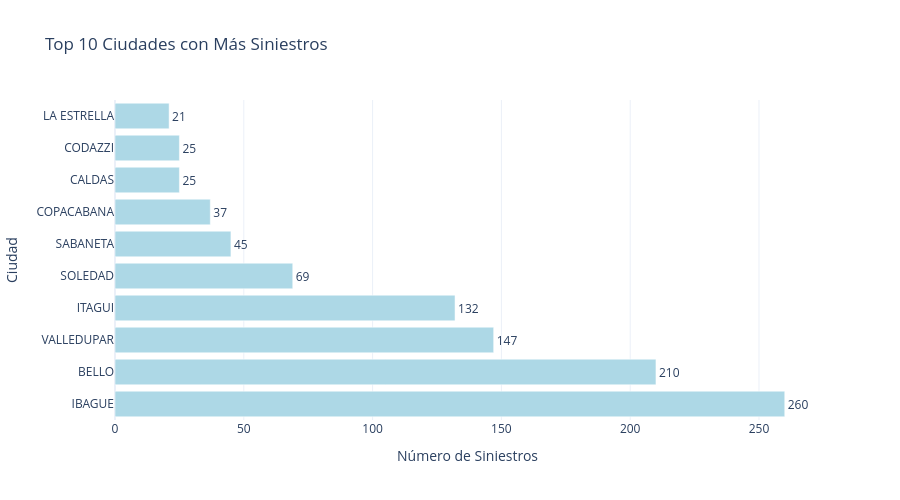

The cell this chart's notebook holds for it:
### Code cell
# Gráfico de barras horizontales: Top 10 ciudades
top_ciudades = df['CIUDAD'].value_counts().head(10)

fig = go.Figure(data=[go.Bar(
    x=top_ciudades.values,
    y=top_ciudades.index,
    orientation='h',
    marker_color='lightblue',
    text=top_ciudades.values,
    textposition='outside'
)])

fig.update_layout(
    title='Top 10 Ciudades con Más Siniestros',
    xaxis_title='Número de Siniestros',
    yaxis_title='Ciudad',
    template='plotly_white',
    height=500
)
fig.show()

### Figure 1 — Plotly figure (JSON) as saved in the notebook; plotly's stock layout.template omitted (floating-point values rounded to 4 significant figures)
{"data": [{"marker": {"color": "lightblue"}, "orientation": "h", "text": [260.0, 210.0, 147.0, 132.0, 69.0, 45.0, 37.0, 25.0, 25.0, 21.0], "textposition": "outside", "type": "bar", "x": [260, 210, 147, 132, 69, 45, 37, 25, 25, 21], "y": ["IBAGUE", "BELLO", "VALLEDUPAR", "ITAGUI", "SOLEDAD", "SABANETA", "COPACABANA", "CALDAS", "CODAZZI", "LA ESTRELLA"]}], "layout": {"height": 500, "title": {"text": "Top 10 Ciudades con Más Siniestros"}, "xaxis": {"title": {"text": "Número de Siniestros"}}, "yaxis": {"title": {"text": "Ciudad"}}}}
